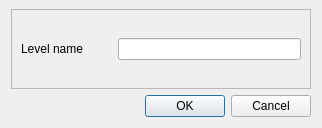
<?xml version="1.0" encoding="UTF-8"?>
<ui version="4.0">
 <class>LevelProps</class>
 <widget class="QDialog" name="LevelProps">
  <property name="windowModality">
   <enum>Qt::WindowModal</enum>
  </property>
  <property name="geometry">
   <rect>
    <x>0</x>
    <y>0</y>
    <width>318</width>
    <height>127</height>
   </rect>
  </property>
  <property name="contextMenuPolicy">
   <enum>Qt::NoContextMenu</enum>
  </property>
  <property name="windowTitle">
   <string>Level Properties</string>
  </property>
  <property name="windowIcon">
   <iconset resource="../_resources/editor.qrc">
    <normaloff>:/lvl16.png</normaloff>
    <normalon>:/lvl16.png</normalon>
    <activeoff>:/lvl16.png</activeoff>
    <activeon>:/lvl16.png</activeon>
    <selectedon>:/lvl16.png</selectedon>:/lvl16.png</iconset>
  </property>
  <property name="locale">
   <locale language="English" country="UnitedStates"/>
  </property>
  <property name="modal">
   <bool>false</bool>
  </property>
  <layout class="QGridLayout" name="gridLayout" rowminimumheight="80,0" columnminimumwidth="300">
   <property name="sizeConstraint">
    <enum>QLayout::SetFixedSize</enum>
   </property>
   <property name="topMargin">
    <number>9</number>
   </property>
   <item row="0" column="0">
    <widget class="QFrame" name="frame">
     <property name="frameShape">
      <enum>QFrame::StyledPanel</enum>
     </property>
     <property name="frameShadow">
      <enum>QFrame::Raised</enum>
     </property>
     <layout class="QGridLayout" name="gridLayout_2">
      <item row="0" column="0">
       <widget class="QLabel" name="label">
        <property name="text">
         <string>Level name</string>
        </property>
       </widget>
      </item>
      <item row="0" column="1" colspan="2">
       <widget class="QLineEdit" name="LVLPropLevelTitle"/>
      </item>
     </layout>
    </widget>
   </item>
   <item row="1" column="0">
    <widget class="QDialogButtonBox" name="LVLPropButtonBox">
     <property name="orientation">
      <enum>Qt::Horizontal</enum>
     </property>
     <property name="standardButtons">
      <set>QDialogButtonBox::Cancel|QDialogButtonBox::Ok</set>
     </property>
    </widget>
   </item>
  </layout>
 </widget>
 <resources>
  <include location="../_resources/editor.qrc"/>
 </resources>
 <connections>
  <connection>
   <sender>LVLPropButtonBox</sender>
   <signal>accepted()</signal>
   <receiver>LevelProps</receiver>
   <slot>accept()</slot>
   <hints>
    <hint type="sourcelabel">
     <x>248</x>
     <y>254</y>
    </hint>
    <hint type="destinationlabel">
     <x>157</x>
     <y>274</y>
    </hint>
   </hints>
  </connection>
  <connection>
   <sender>LVLPropButtonBox</sender>
   <signal>rejected()</signal>
   <receiver>LevelProps</receiver>
   <slot>reject()</slot>
   <hints>
    <hint type="sourcelabel">
     <x>316</x>
     <y>260</y>
    </hint>
    <hint type="destinationlabel">
     <x>286</x>
     <y>274</y>
    </hint>
   </hints>
  </connection>
 </connections>
</ui>
